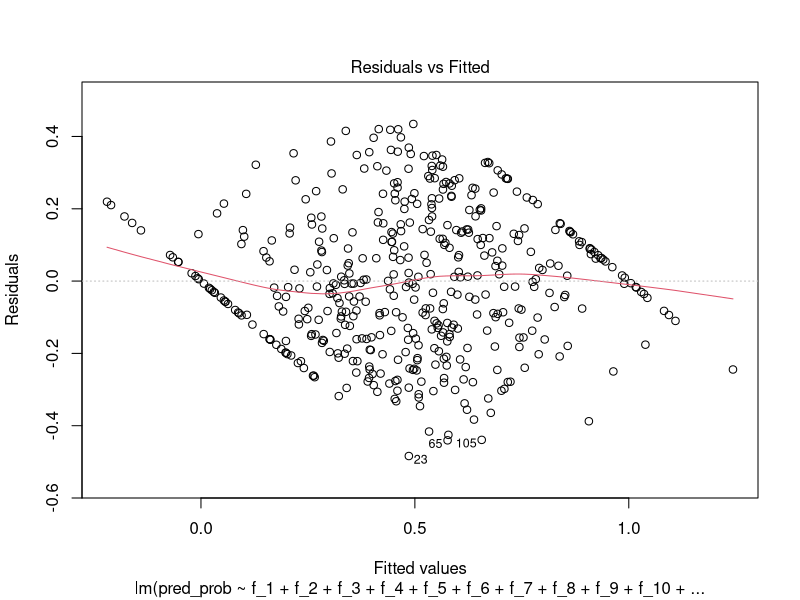
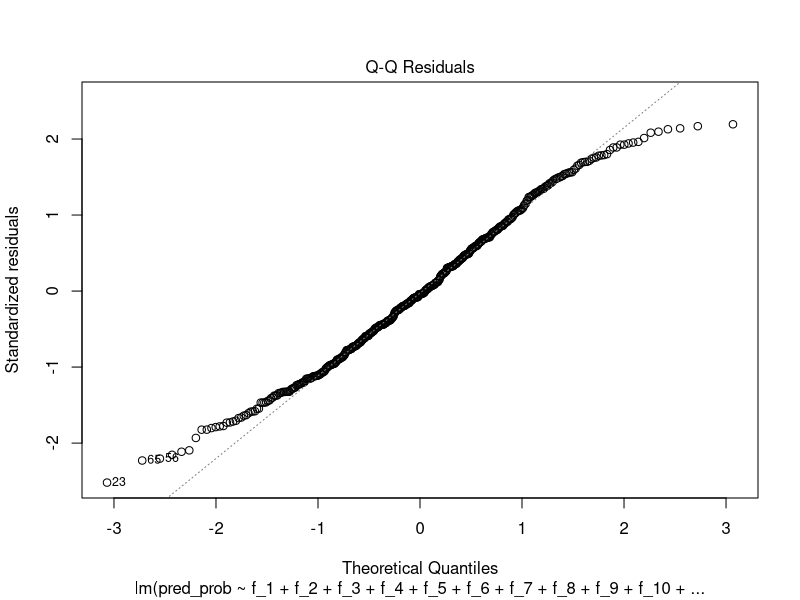
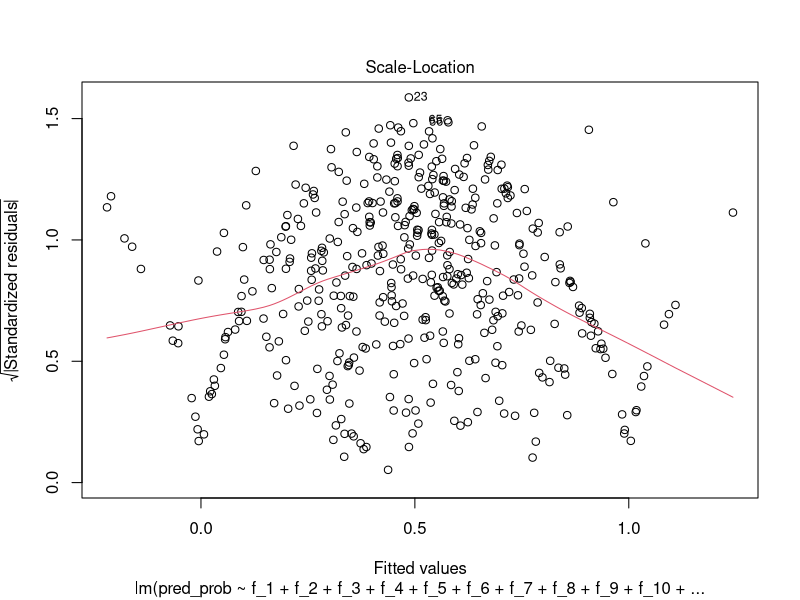
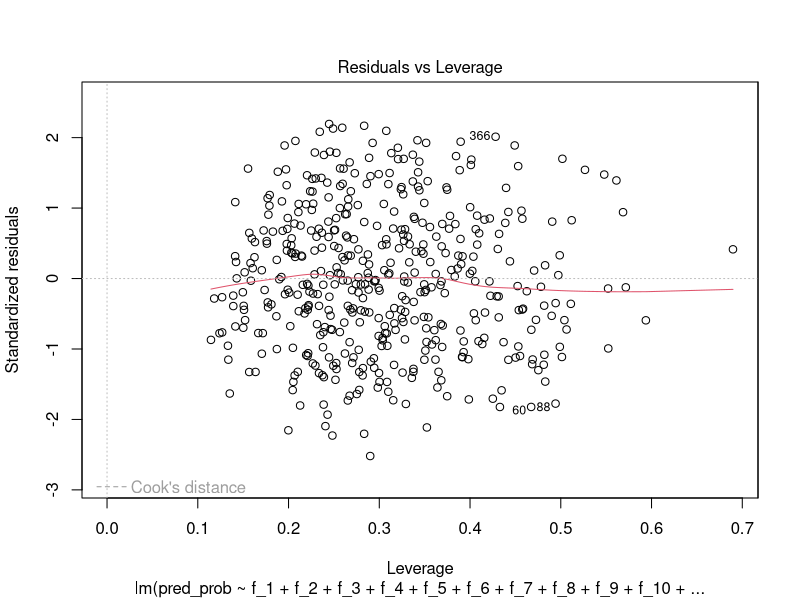
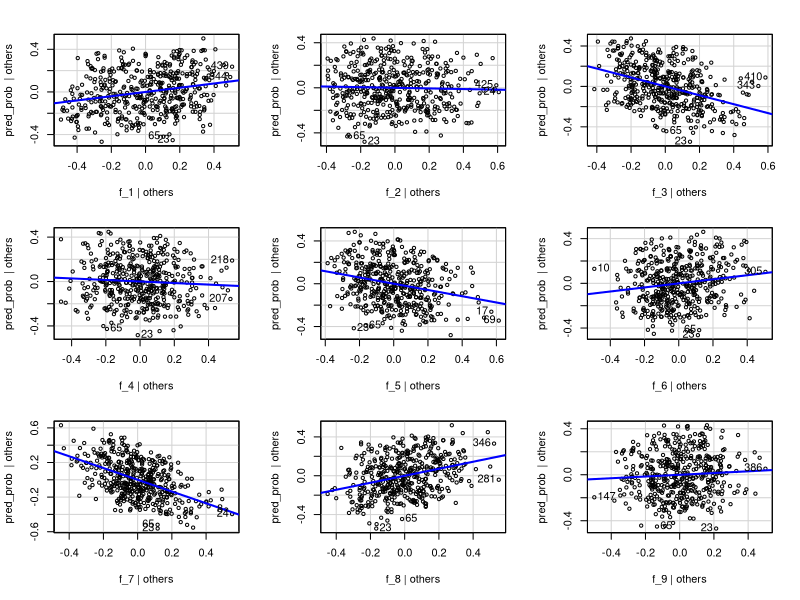
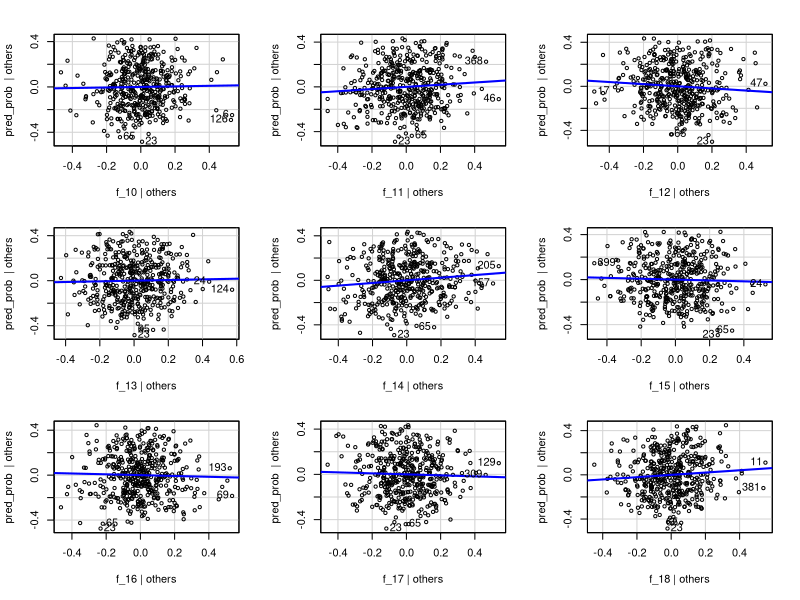
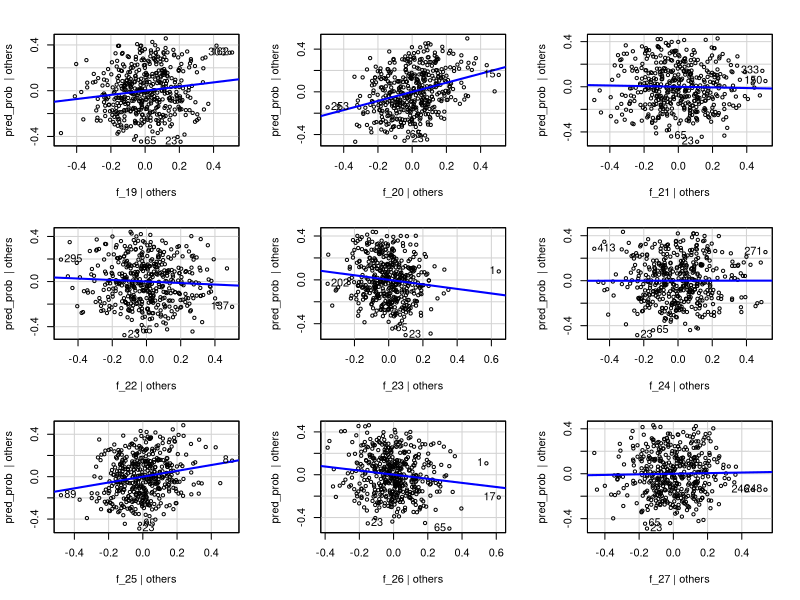
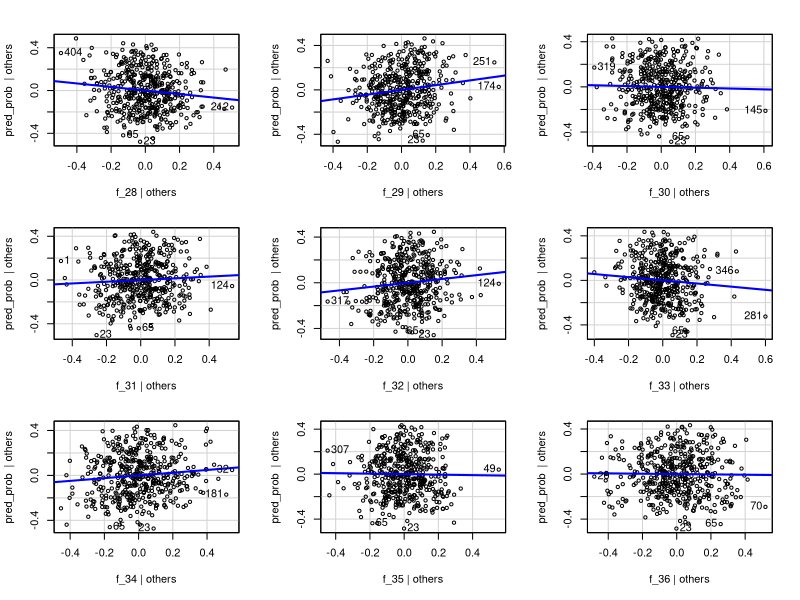

These figures' R source, in order: (Note: this script raises an error after producing the figures.)
## ---- chunk 1
knitr::opts_chunk$set(echo = TRUE)
## ---- chunk 2
# Load the required libraries
library(tidyverse)
library(caret)
library(MASS)
library(car)


## ---- chunk 3
# Load the dataset
data <- read.csv("pca_data_140_d7.csv")  # Update with the actual CSV file name

# Display the structure of the loaded data
str(data)

## ---- chunk 4
# Load the dplyr package for data manipulation
library(dplyr)

# Normalize each feature to the range [0, 1]
normalized_data <- data %>%
  mutate(across(starts_with("f"), ~ (.-min(.)) / (max(.) - min(.))))

# Display the first few rows of the normalized data
head(normalized_data)


## ---- chunk 5
col_name <- NULL;
for (i in 1:400) {
  
  col_name <-  paste0(col_name,"f_", i,"+")
  #data[, col_name] <- boxcox(data[, paste0("Feature_", i)], lambda = NULL)$x
}
cat(col_name)
## ---- chunk 6
model_2  = lm(pred_prob ~ f_1+f_2+f_3+f_4+f_5+f_6+f_7+f_8+f_9+f_10+f_11+f_12+f_13+f_14+f_15+f_16+f_17+f_18+f_19+f_20+f_21+f_22+f_23+f_24+f_25+f_26+f_27+f_28+f_29+f_30+f_31+f_32+f_33+f_34+f_35+f_36+f_37+f_38+f_39+f_40+f_41+f_42+f_43+f_44+f_45+f_46+f_47+f_48+f_49+f_50+f_51+f_52+f_53+f_54+f_55+f_56+f_57+f_58+f_59+f_60+f_61+f_62+f_63+f_64+f_65+f_66+f_67+f_68+f_69+f_70+f_71+f_72+f_73+f_74+f_75+f_76+f_77+f_78+f_79+f_80+f_81+f_82+f_83+f_84+f_85+f_86+f_87+f_88+f_89+f_90+f_91+f_92+f_93+f_94+f_95+f_96+f_97+f_98+f_99+f_100+f_101+f_102+f_103+f_104+f_105+f_106+f_107+f_108+f_109+f_110+f_111+f_112+f_113+f_114+f_115+f_116+f_117+f_118+f_119+f_120+f_121+f_122+f_123+f_124+f_125+f_126+f_127+f_128+f_129+f_130+f_131+f_132+f_133+f_134+f_135+f_136+f_137+f_138+f_139+f_140, data = normalized_data)
summary(model_2)
## ---- chunk 7

plot(model_2)
## ---- chunk 8

residuals <- residuals(model_2)

# Create the AV plot
avPlots(model_2)

# Create the CR plot
crPlots(model_2)

## ---- chunk 9
# Apply Box-Cox transformation to the target variable (response) if needed
# For example, if you have a response variable named 'y', you can transform it like this:
# data$y_transformed <- boxcox(data$y, lambda = NULL)
# Uncomment and modify the above line based on your data

# Apply Box-Cox transformation to the features
# Assuming the transformed features are named 'Feature_1_transformed', ..., 'Feature_10_transformed'

boxcox(data[, paste0("Feature_1")], lambda = NULL)
for (i in 1:10) {
  boxcox(data[, paste0("Feature_", i)], lambda = NULL)
  #col_name <- paste0("Feature_", i, "_transformed")
  #data[, col_name] <- boxcox(data[, paste0("Feature_", i)], lambda = NULL)$x
}

# Define the list of transformed feature names
transformed_feature_names <- paste0("Feature_", 1:10, "_transformed")  # Adjust the range as needed

# Construct the formula for MLR
formula <- reformulate(transformed_feature_names, response = "y")

# Perform Multiple Linear Regression (MLR) using the transformed features
model <- lm(formula, data = data)

# Display the summary of the MLR model
summary(model)


## ---- chunk 10
model3  = lm(pred_prob ~ f_1+f_2+f_3+f_4+f_5+f_6+f_7+f_8+f_9+f_10+f_11+f_12+f_13+f_14+f_15+f_16+f_17+f_18+f_19+f_20+f_21+f_22+f_23+f_24+f_25+f_26+f_27+f_28+f_29+f_30+f_31+f_32+f_33+f_34+f_35+f_36+f_37+f_38+f_39+f_40+f_41+f_42+f_43+f_44+f_45+f_46+f_47+f_48+f_49+f_50+f_51+f_52+f_53+f_54+f_55+f_56+f_57+f_58+f_59+f_60+f_61+f_62+f_63+f_64+f_65, data = normalized_data)
summary(model3)
## ---- chunk 11
model4  = lm(pred_prob ~ f_250+f_251+f_252+f_253+f_254+f_255+f_256+f_257+f_258+f_259+f_260+f_261+f_262+f_263+f_264+f_265+f_266+f_267+f_268+f_269+f_270+f_271+f_272+f_273+f_274+f_275+f_276+f_277+f_278+f_279+f_280+f_281+f_282+f_283+f_284+f_285+f_286+f_287+f_288+f_289+f_290+f_291+f_292+f_293+f_294+f_295+f_296+f_297+f_298+f_299+f_300+f_301+f_302+f_303+f_304+f_305+f_306+f_307+f_308+f_309+f_310+f_311+f_312+f_313+f_314+f_315+f_316+f_317+f_318+f_319+f_320+f_321+f_322+f_323+f_324+f_325+f_326+f_327+f_328+f_329+f_330+f_331+f_332+f_333+f_334+f_335+f_336+f_337+f_338+f_339+f_340+f_341+f_342+f_343+f_344+f_345+f_346+f_347+f_348+f_349+f_350, data = normalized_data)
summary(model4)
